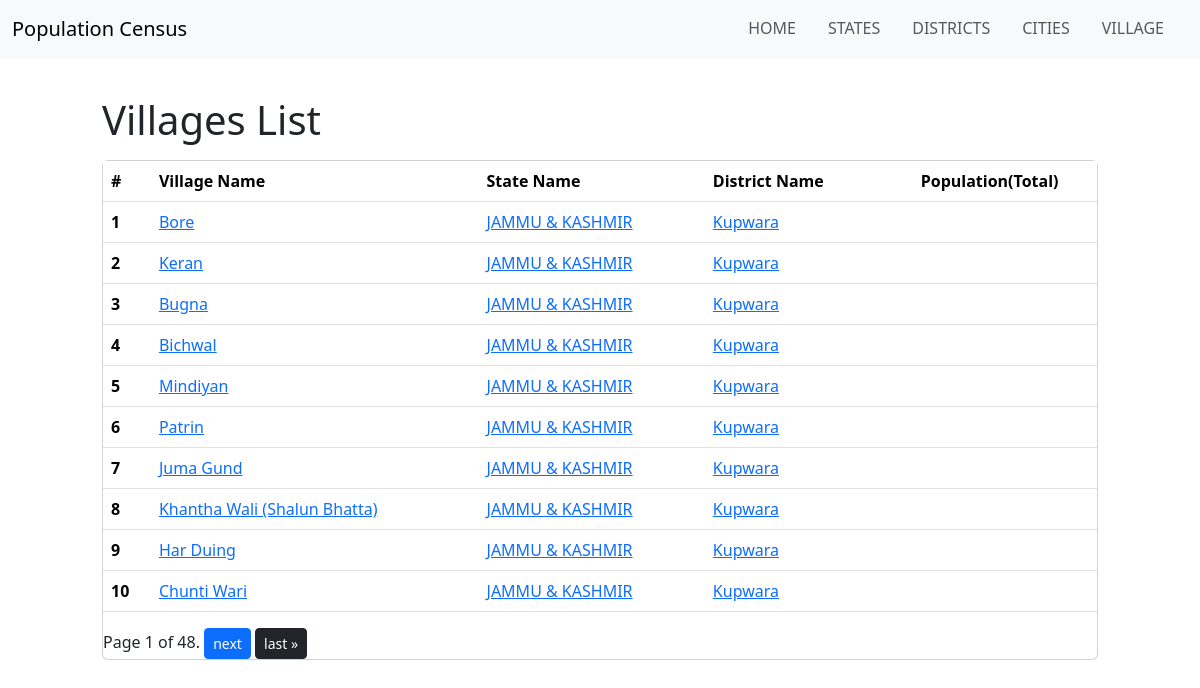
Before: /census-2011/villages/ with the older database file.
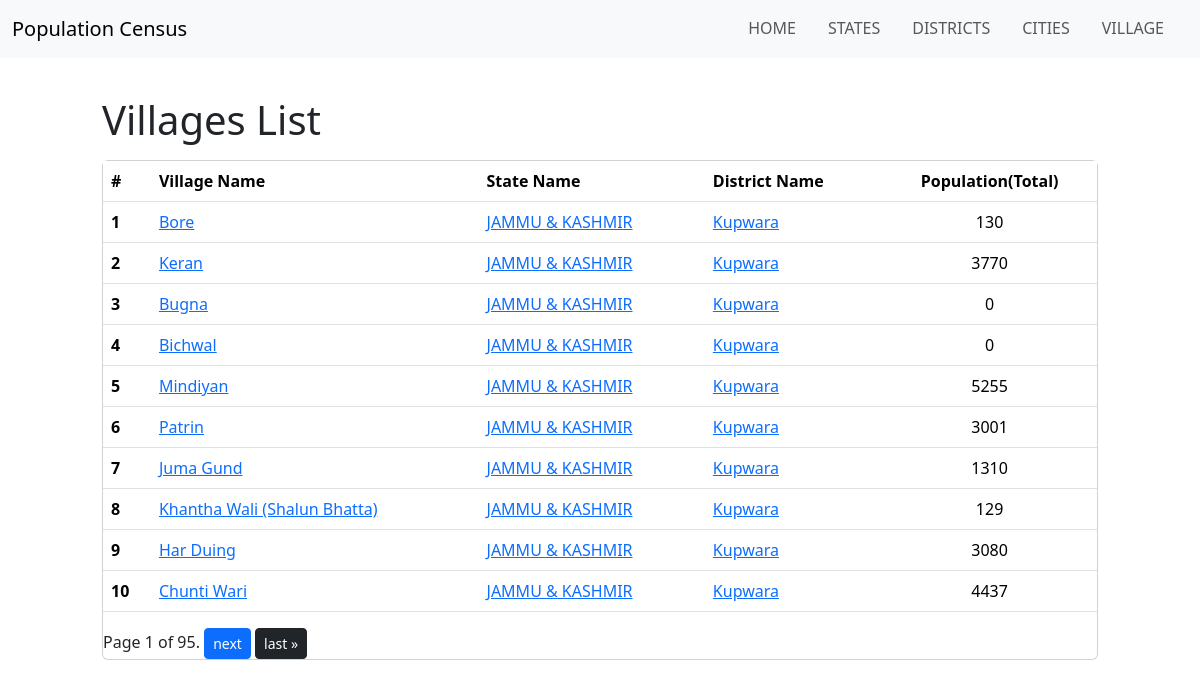
After: the same page with the newer database file.
### census/models.py (models this page shows, shortened)
class Village(models.Model):
    name = models.CharField(max_length=30)
    state = models.ForeignKey(State, on_delete = models.CASCADE)
    district = models.ForeignKey(District, on_delete=models.CASCADE)
    city = models.ForeignKey(City, on_delete = models.CASCADE)
    village_code = models.CharField(max_length=30, default="")
    slug = models.SlugField(unique=True, blank=True)
    pincode = models.CharField(max_length=6)
    villageType = models.CharField(max_length=6, null=True)
    deliveryStatus = models.TextField(null=True)
    divisionName = models.CharField(max_length=30, null=True)
    regionName = models.CharField(max_length=30, null=True)
    circleName = models.CharField(max_length=30, null=True)
    telephone = models.CharField(max_length=12, null=True)
    relatedSuboffice = models.CharField(max_length=30, null=True)
    relatedHeadoffice = models.CharField(max_length=30, null=True)

class State(models.Model):
    name = models.CharField(max_length=30, unique=True)
    state_code = models.CharField(max_length=30, default='')
    slug = models.SlugField(unique=True, blank=True)
    def __str__(self):
        return f"{self.name}"

class District(models.Model):
    name = models.CharField(max_length=30)
    state = models.ForeignKey(State, on_delete=models.CASCADE)
    district_code = models.CharField(max_length=30, default='')
    slug = models.SlugField(unique=True, blank=True)
    def __str__(self):
        return f"{self.name}"

class Year(models.Model):
    year = models.IntegerField()
    state = models.ForeignKey(State, on_delete=models.CASCADE, null=True, blank=True, related_name='state_years')
    district = models.ForeignKey(District, on_delete=models.CASCADE, null=True, blank=True, related_name='district_years')
    city = models.ForeignKey(City, on_delete=models.CASCADE, null=True, blank=True, related_name='city_years')
    village = models.ForeignKey(Village, on_delete=models.CASCADE, null=True, blank=True, related_name='village_years')
    data = models.ForeignKey(Data, on_delete=models.CASCADE, null=True, related_name='data_year')
    rural_data = models.ForeignKey(Data, on_delete=models.CASCADE, null=True, related_name='rural_data_year')
    urban_data = models.ForeignKey(Data, on_delete=models.CASCADE, null=True, related_name='urban_data_year')

class Data(models.Model):
    state_code = models.CharField(max_length=10, default='')
    district_code = models.CharField(max_length=10,default='')
    sub_district_code = models.CharField(max_length=20, default='')  # Adjust the max_length as needed
    town_village_code = models.CharField(max_length=20, default='')
    ward_code = models.CharField(max_length=50, default='')
    enumeration_block_code = models.CharField(max_length=50, default='')
    level_of_admin_unit = models.CharField(max_length=50, default='')
    area_name = models.CharField(max_length=50,default='')
    total_rural_urban = models.CharField(max_length=50, default='')
    no_of_houshold = models.IntegerField(null=True)
    total_popul_persons = models.IntegerField(null=True)
    total_popul_males = models.IntegerField(null=True)
    total_popul_females = models.IntegerField(null=True)
    popul_in_agePersons = models.IntegerField(null=True)
    popul_in_ageMales = models.IntegerField(null=True)
    popul_in_ageFemales = models.IntegerField(null=True)
    caste_popul_persons = models.IntegerField(null=True)
    caste_popul_males = models.IntegerField(null=True)
    caste_popul_females = models.IntegerField(null=True)
    tribe_popul_persons = models.IntegerField(null=True)
    tribe_popul_males = models.IntegerField(null=True)
    tribe_popul_females = models.IntegerField(null=True)
    literates_persons = models.IntegerField(null=True)
    literates_males = models.IntegerField(null=True)
    literates_females = models.IntegerField(null=True)
    illiterates_persons = models.IntegerField(null=True)
    illiterates_males = models.IntegerField(null=True)
    illiterates_females = models.IntegerField(null=True)
    total_workers_persons = models.IntegerField(null=True)
    total_workers_males = models.IntegerField(null=True)
    total_workers_females = models.IntegerField(null=True, blank=True)
    main_workers_persons = models.IntegerField(null=True)
    main_workers_males = models.IntegerField(null=True)
    main_workers_females = models.IntegerField(null=True)
    workers_culti_persons = models.IntegerField(null=True)
    workers_culti_males = models.IntegerField(null=True)
    workers_culti_females = models.IntegerField(null=True)
    main_workers_agri_labourers_persons = models.IntegerField(null=True)
    main_workers_agri_labourers_males = models.IntegerField(null=True)
    main_workers_agri_labourers_females = models.IntegerField(null=True)
    main_workers_household_industries_persons = models.IntegerField(null=True)
    main_workers_household_industries_males = models.IntegerField(null=True)
    main_workers_household_industries_females = models.IntegerField(null=True)
    main_workers_other_workers_persons = models.IntegerField(null=True)
    main_workers_other_workers_males = models.IntegerField(null=True)
    main_workers_other_workers_females = models.IntegerField(null=True)
    marginal_workers_persons = models.IntegerField(null=True)
    marginal_workers_males = models.IntegerField(null=True)
    marginal_workers_females = models.IntegerField(null=True)
    marginal_cultivators_persons = models.IntegerField(null=True)
    marginal_cultivators_males = models.IntegerField(null=True)
    marginal_cultivators_females = models.IntegerField(null=True)
    marginal_agri_labourers_persons = models.IntegerField(null=True)
    marginal_agri_labourers_males = models.IntegerField(null=True)
    marginal_agri_labourers_females = models.IntegerField(null=True)
    marginal_workers_household_industries_persons = models.IntegerField(null=True)
    marginal_workers_household_industries_males = models.IntegerField(null=True)
    marginal_workers_household_industries_females = models.IntegerField(null=True)
    marginal_workers_other_workers_persons = models.IntegerField(null=True)
    marginal_workers_other_workers_males = models.IntegerField(null=True)
    marginal_workers_other_workers_females = models.IntegerField(null=True)
    marginal_workers_3_to_6_months_persons = models.IntegerField(null=True)
    marginal_workers_3_to_6_months_males = models.IntegerField(null=True)
    marginal_workers_3_to_6_months_females = models.IntegerField(null=True)
    marginal_cultivators_persons_3_to_6_months = models.IntegerField(null=True)
    marginal_cultivators_males_3_to_6_months = models.IntegerField(null=True)
    marginal_cultivators_females_3_to_6_months = models.IntegerField(null=True)
    marginal_agri_labourers_persons_3_to_6_months = models.IntegerField(null=True)
    marginal_agri_labourers_males_3_to_6_months = models.IntegerField(null=True)
    marginal_agri_labourers_females_3_to_6_months = models.IntegerField(null=True)
    marginal_workers_household_industries_persons_3_to_6_months = models.IntegerField(null=True)
    marginal_workers_household_industries_males_3_to_6_months = models.IntegerField(null=True)
    marginal_workers_household_industries_females_3_to_6_months = models.IntegerField(null=True)
    marginal_other_workers_persons_3_to_6_months = models.IntegerField(null=True)
    marginal_other_workers_males_3_to_6_months = models.IntegerField(null=True)
    marginal_other_workers_females_3_to_6_months = models.IntegerField(null=True)
    marginal_workers_less_than_3_months_persons = models.IntegerField(null=True)
    marginal_workers_less_than_3_months_males = models.IntegerField(null=True)
    marginal_workers_less_than_3_months_females = models.IntegerField(null=True)
    marginal_cultivators_persons_less_than_3_months = models.IntegerField(null=True)
    marginal_cultivators_males_less_than_3_months = models.IntegerField(null=True)
    marginal_cultivators_females_less_than_3_months = models.IntegerField(null=True)
    marginal_agri_labourers_persons_less_than_3_months = models.IntegerField(null=True)
    marginal_agri_labourers_males_less_than_3_months = models.IntegerField(null=True)
    marginal_agri_labourers_females_less_than_3_months = models.IntegerField(null=True)
    marginal_workers_household_industries_persons_less_than_3_months = models.IntegerField(null=True)
    marginal_workers_household_industries_males_less_than_3_months = models.IntegerField(null=True)
    marginal_workers_household_industries_females_less_than_3_months = models.IntegerField(null=True)
    marginal_other_workers_persons_less_than_3_months = models.IntegerField(null=True)
    marginal_other_workers_males_less_than_3_months = models.IntegerField(null=True)
    marginal_other_workers_females_less_than_3_months = models.IntegerField(null=True)
    non_workers_persons = models.IntegerField(null=True)
    non_workers_males = models.IntegerField(null=True)
    non_workers_females = models.IntegerField(null=True)

### census/views.py (the view)
# urls.py: path("villages/", views.village, name="village"),
def village(request):
    villages_list = Village.objects.all()
    items_per_page = 10
    paginator = Paginator(villages_list, items_per_page)
    page = request.GET.get('page')
    try:
        paginated_data = paginator.page(page)
    except PageNotAnInteger:
        paginated_data = paginator.page(1)
    except EmptyPage:
        paginated_data = paginator.page(paginator.num_pages)
    return render(request, "states/village_list.html",{"villages_list": paginated_data})

### census/templates/states/village_list.html (shortened to what this page needs)
<!DOCTYPE html>
<html lang="en">
<head>
    {% load static %}
    <link href="https://cdn.jsdelivr.net/npm/bootstrap@5.3.2/dist/css/bootstrap.min.css" rel="stylesheet"
>
</head>
<body>
    <nav class="navbar navbar-expand-lg bg-body-tertiary fixed-top">
        <div class="container-fluid">
            <a class="navbar-brand" href="#">Population Census</a>
          <div class="offcanvas offcanvas-end" tabindex="-1" id="offcanvasNavbar" aria-labelledby="offcanvasNavbarLabel">
            <div class="offcanvas-body">
                <ul class="navbar-nav justify-content-end flex-grow-1 pe-3 text-uppercase nav-underline">
                    <li class="nav-item">
                        <a class="nav-link" aria-current="page" href="{% url 'index' %}">Home</a>
                    </li>
                    <li class="nav-item">
                        <a class="nav-link" aria-current="page" href="{% url 'state_list' %}">States</a>
                    </li>
                    <li class="nav-item">
                        <a class="nav-link" href="{% url 'district' %}">Districts</a>
                    </li>
                    <li class="nav-item">
                        <a class="nav-link" href="{% url 'cities' %}">Cities</a>
                    </li>
                    <li class="nav-item">
                        <a class="nav-link" href="{% url 'village' %}">Village</a>
                    </li>
            </ul>
            </div>
        </div>
    </div>
    </nav>
    <div class="container mt-5">
        <section class="container my-5">
            <h1 class="h-primary px-5">Villages List</h1>
            {% if villages_list %}
            <div class="card mx-5 mb-5 mt-3">
              <div class="table-responsive">
                <table class="table table-hover">
                  <thead>
                    <tr>
                      <th scope="col">#</th>
                      <th scope="col">Village Name</th>
                      <th scope="col">State Name</th>
                      <th scope="col">District Name</th>
                      <th scope="col" class="text-center">Population(Total)</th>
                    </tr>
                  </thead>
                  <tbody>
                    {% for village in villages_list %}
                    <tr>
                      <th scope="row">{{village.village_code}}</th>
                      <td><a href="{% url 'village_info' village.slug %}">{{ village.name }}</a></td>
                      <td><a href="{% url 'district_list' slug=village.state.slug %}">{{ village.state }}</a></td>
                      <td><a href="{% url 'city_list' slug=village.district.slug%}">{{ village.district }}</a></td>
                      <td class="text-center">{{ village.village_years.all.0.rural_data.total_popul_persons}}</td>
                    </tr>
                    {% endfor %}
                  </tbody>
                </table>
                <div class="pagination">
                    <span class="step-links">
                    <span class="current">
                        Page {{ villages_list.number }} of {{ villages_list.paginator.num_pages }}.
                    </span>
                    {% if villages_list.has_next %}
                        <a href="?page={{ villages_list.next_page_number }}"><button type="button" class="btn btn-primary  btn-sm">next</button></a>
                        <a href="?page={{ villages_list.paginator.num_pages }}"><button type="button" class="btn btn-dark  btn-sm">last &raquo;</button></a>
                    {% endif %}
                    </span>
                 </div>
              </div>
            </div>
            {% else %}
            <p>No Cities are available.</p>
            {% endif %}
          </section>
    </div>
</body>
</html>

Changed rows visible on the page:
changed Village "Bore": village_years.all.0.rural_data.total_popul_persons (not shown) → "130"
changed Village "Keran": village_years.all.0.rural_data.total_popul_persons (not shown) → "3770"
changed Village "Bugna": village_years.all.0.rural_data.total_popul_persons (not shown) → "0"
changed Village "Bichwal": village_years.all.0.rural_data.total_popul_persons (not shown) → "0"
changed Village "Mindiyan": village_years.all.0.rural_data.total_popul_persons (not shown) → "5255"
changed Village "Patrin": village_years.all.0.rural_data.total_popul_persons (not shown) → "3001"
changed Village "Juma Gund": village_years.all.0.rural_data.total_popul_persons (not shown) → "1310"
changed Village "Khantha Wali (Shalun Bhatta)": village_years.all.0.rural_data.total_popul_persons (not shown) → "129"
changed Village "Har Duing": village_years.all.0.rural_data.total_popul_persons (not shown) → "3080"
changed Village "Chunti Wari": village_years.all.0.rural_data.total_popul_persons (not shown) → "4437"
Other visible differences:
{{ villages_list.paginator.num_pages }}: "48" → "95"
